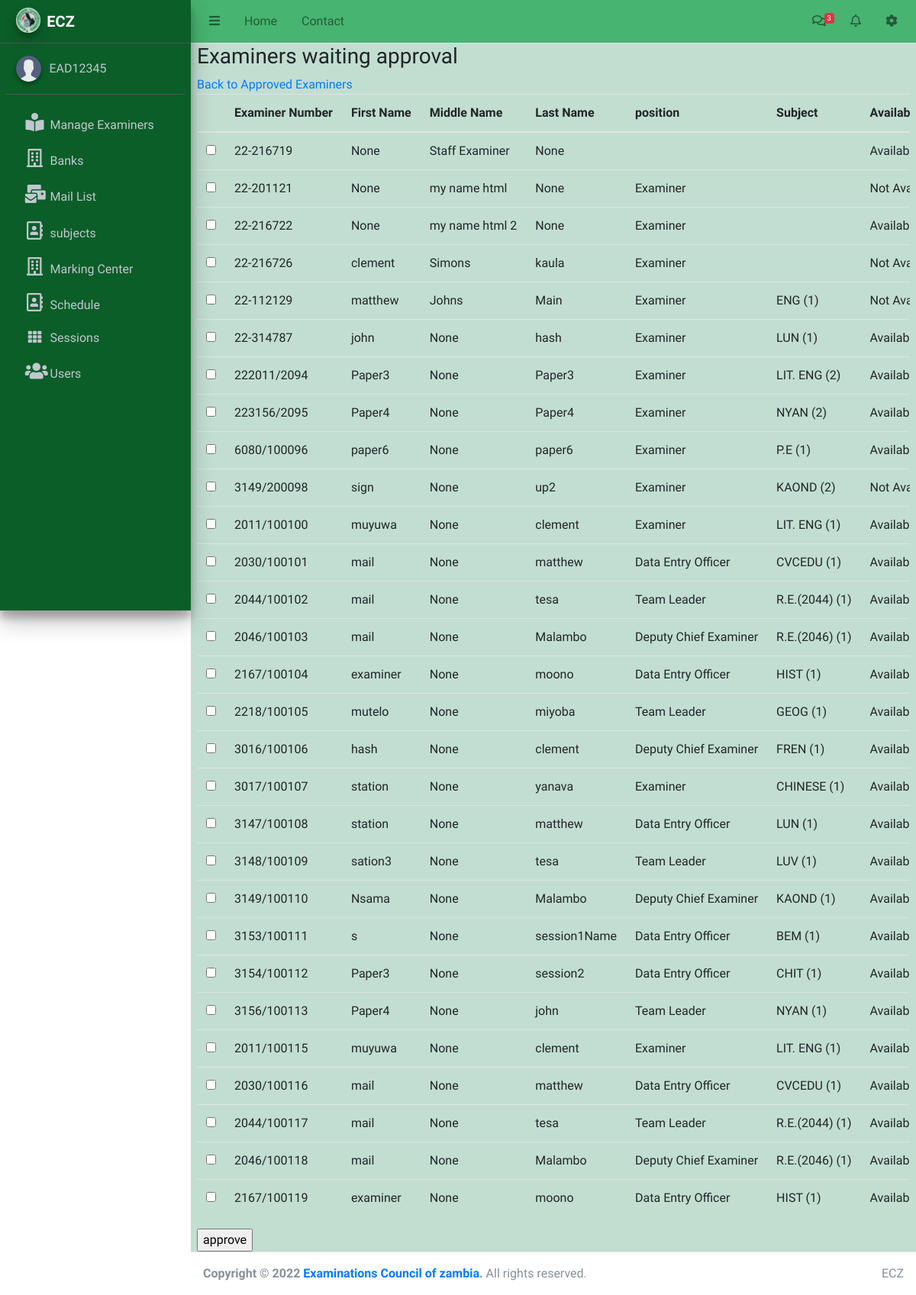
The page /examiner/requests (signed in) on the database as committed earlier.
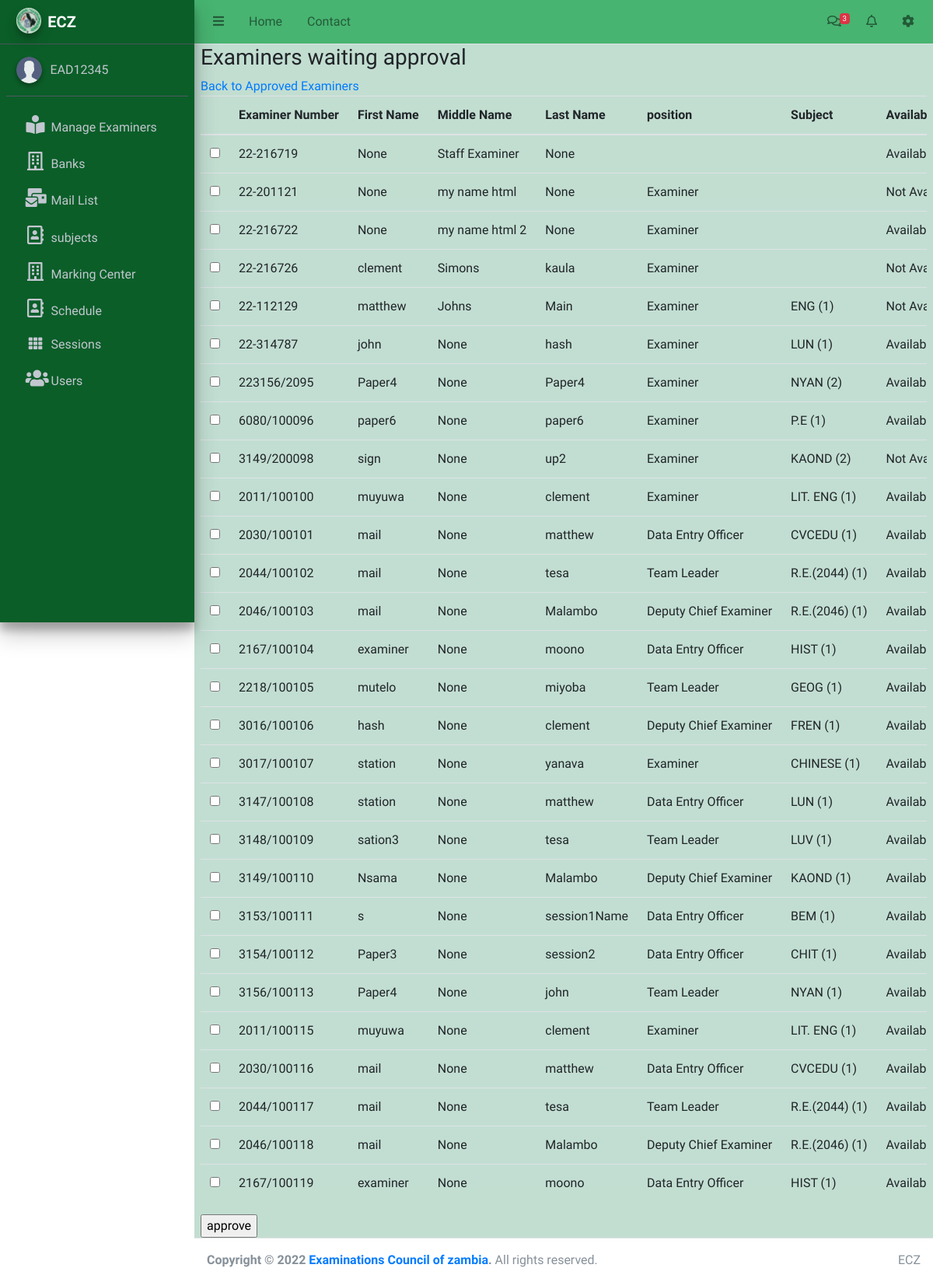
The same page on the database as committed later.
### Examiner/models.py (models this page shows, shortened)
class CustomUser(AbstractUser):
    user_type_data = ((0, "ADMIN"),(1, "EAD"), (2, "FAD"), (3, "Examiner"),(4,"Station-Admin"))
    user_type = models.IntegerField(default=1, choices=user_type_data)
    is_admin=models.BooleanField(default=False)

class Examiner(models.Model):
    user=models.OneToOneField(CustomUser,
        on_delete=models.CASCADE,null=True,blank=True)
    gender_data = ((0,"SELECT GENDER"),(1, "MALE"), (2, "FEMALE"))
    gender = models.IntegerField(default=0, choices=gender_data)
    subject=models.ForeignKey(Subject,to_field="subjectCode",db_column="Subject_Code", on_delete=models.SET_NULL,null=True,blank=True)
    paper=models.ForeignKey(Paper,db_column="Paper_Number", on_delete=models.SET_NULL,null=True)
    position=models.ForeignKey(Position,on_delete=models.SET_NULL,null=True)
    middle_name=models.CharField(max_length=50,null=True,blank=True)
    first_name=models.CharField(max_length=50,null=True)
    last_name=models.CharField(max_length=50,null=True)
    ExaminerCode=models.CharField(max_length=11,unique=True)
    Address=models.CharField(max_length=500,null=True)
    province=models.ForeignKey(Province, on_delete=models.SET_NULL,null=True)
    district=models.ForeignKey(Station,related_name="district", on_delete=models.SET_NULL,blank=True,null=True)#from station
    to_province =models.CharField(max_length=50,choices=regions,null=True,blank=True)
    bank=models.ForeignKey(Bank,on_delete=models.SET_NULL,null=True,blank=True)
    branch=models.ForeignKey(BankBranch,on_delete=models.SET_NULL,null=True,blank=True)
    AccountDetails=models.CharField(max_length=150,null=True)
    NRC=models.CharField(max_length=11,null=True)
    TPIN=models.CharField(max_length=10,null=True)
    cell_Number=models.CharField(max_length=10,null=True)
    email=models.EmailField(null=True,unique=True)
    created_at = models.DateTimeField(auto_now_add=True)
    updated_at = models.DateTimeField(auto_now=True)
    approved=models.BooleanField(default=False)
    availability=models.BooleanField(default=False)
    session=models.ForeignKey(Session,on_delete=models.CASCADE,null=True,blank=True)
    mail_count=models.IntegerField(default=0)
    objects = models.Manager()

class Position(models.Model):
    name=models.CharField(max_length=50,null=True)

class Subject(models.Model):
    subjectCode=models.CharField(max_length=5,unique=True)
    subjectName=models.CharField(max_length=20,null=True)
    subjectDescription=models.CharField(max_length=50,null=True,blank=True)
    datecreated= models.DateField(auto_now=True)
    dateupdated= models.DateField(auto_now=True)

class Paper(models.Model):
    subject=models.ForeignKey(Subject,to_field="subjectCode",on_delete=models.CASCADE)
    paper_number=models.IntegerField(default=0)
    paper_name=models.CharField(max_length=7)
    paper_description=models.CharField(max_length=50)

### Examiner/EADViews.py (the view, shortened to what this page needs)
# urls.py: path('examiner/requests',EADViews.examinerRequests,name='examiner-requests'),
@login_required()
def examinerRequests(request):
    examiners=Examiner.objects.filter(approved=False)
    ead=EAD.objects.get(user=request.user)
    context={
        'examiners':examiners
    }
    return render(request,'Examiner/examinerRequests.html',context)

### Examiner/templates/Examiner/examinerRequests.html (shortened to what this page needs)
{%extends 'index.html' %}
{% load static %}
{%block content%}
<h3>Examiners waiting approval</h3>
<a href="{%url 'examiner-list'%}">Back to Approved Examiners</a>
<div class="table-responsive">
<table class="table table-hover text-nowrap" id="examinersTable">
  <thead>
       <tr>
         <th></th>
           <th>Examiner Number</th>
           <th>First Name</th>
           <th>Middle Name</th>
           <th>Last Name</th>
           <th>position</th>
           <th>Subject</th>
           <th>Availability</th>
       </tr>
    </thead>
    <tbody>
       {%for item in examiners %}
   <tr id="{{item.id}}">
      <td> <input type="checkbox" name="examiner_id[]" value="{{item.id}}" id="approve_examiner">
      </td>
       <td>{{item.ExaminerCode}}</td>
       <td>{{item.first_name}}</td>
       <td>{{item.middle_name}}</td>
       <td>{{item.last_name}}</td>
       <td>{{item.position.name}}</td>
       <td>
        {{item.subject.subjectName}}
        {% if item.paper %}
        ({{item.paper.paper_number}})
        {% endif %}
        </td>
           {% if item.availability %}
            <td>Available</td>
           {% endif %}
           {% if not item.availability %}
           <td>Not Available</td>
           {% endif %}
   </tr>
   {%empty%}
   <h4>no Examiners in list</h4>
       {%endfor%}
</tbody>
   </table>
</div>
   <input type="button" value="approve" id="appove_multiple_btn">
{%endblock content%}

### Examiner/templates/index.html (shortened to what this page needs)
{% extends 'base.html'%}

### Examiner/templates/base.html (shortened to what this page needs)
{%load static%}
<!DOCTYPE html>
<html lang="en">
<head>
  <link rel="stylesheet" href="https://cdn.jsdelivr.net/npm/bootstrap@4.0.0/dist/css/bootstrap.min.css">
  <link rel="stylesheet" href="{% static 'plugins/fontawesome-free/css/all.min.css'%}">
  <link rel="stylesheet" href="https://cdnjs.cloudflare.com/ajax/libs/font-awesome/5.1.0/css/v4-shims.min.css" />
  <link rel="stylesheet" href="{% static "daterangepicker/daterangepicker.css" %}">
  <link rel="stylesheet" href="{% static '/dist/css/adminlte.min.css'%}">
  <link rel="stylesheet" href="{% static '/css/style1.css'%}">
  <link rel="stylesheet" href="{% static '/css/datatables.min.css'%}">
    <link rel="stylesheet" href="{% static "overlayScrollbars/css/OverlayScrollbars.min.css" %}">
</head>
<body class="hold-transition sidebar-mini layout-fixed">
<div class="wrapper">
  {% if request.user.user_type == 1 %}
  {% include 'EAD/nav.html' %}
  {%endif%}
  {% if request.user.user_type == 1 %}
  {% include 'EAD/sidebar.html' %}
  {%endif%}
  <div class="content-wrapper">
    <div class="content">
      {%block content%}
      {%endblock%}
    </div>
  </div>
  <footer class="main-footer">
    <div class="float-right d-none d-sm-inline">
      ECZ
    </div>
    <strong>Copyright &copy; 2022 <a href="#">Examinations Council of zambia</a>.</strong> All rights reserved.
  </footer>
</div>
</body>
</html>

### Examiner/templates/EAD/nav.html (shortened to what this page needs)
{%load static%}
<nav class="main-header navbar navbar-expand navbar-white navbar-light">
    <ul class="navbar-nav">
      <li class="nav-item">
        <a class="nav-link" data-widget="pushmenu" href="#" role="button"><i class="fas fa-bars"></i></a>
      </li>
      <li class="nav-item d-none d-sm-inline-block">
        <a href="{%url 'ead-home'%}" class="nav-link">Home</a>
      </li>
      <li class="nav-item d-none d-sm-inline-block">
        <a href="#" class="nav-link">Contact</a>
      </li>
    </ul>
    <ul class="navbar-nav ml-auto">
      <li class="nav-item dropdown">
        <a class="nav-link" data-toggle="dropdown" href="#">
          <i class="far fa-comments"></i>
          <span class="badge badge-danger navbar-badge">3</span>
        </a>
      </li>
      <li class="nav-item dropdown">
        <a class="nav-link" data-toggle="dropdown" href="#">
          <i class="far fa-bell"></i>
        </a>
      </li>
      <li class="nav-item dropdown">
        <a class="nav-link" data-toggle="dropdown" href="#" aria-expanded="false">
          <i class="fas fa-cog"></i>
        </a>
      </li>
    </ul>
  </nav>

### Examiner/templates/EAD/sidebar.html (shortened to what this page needs)
{% load static%}
<aside class="main-sidebar sidebar-dark-primary  elevation-4">
    <a href="{% url 'ead-home'%}" class="brand-link">
      <img src="{% static '/img/ECZ-Logo2.jpg'%}" alt="AdminLTE Logo" class="brand-image img-circle elevation-3" style="opacity: .8">
      <span class="brand-text font-weight-heavy"><strong>ECZ</strong></span>
    </a>
    <div class="sidebar">
      <div class="user-panel mt-3 pb-3 mb-3 d-flex">
        <div class="image">
          <img src="{% static 'dist/img/user.png'%}" class="img-circle elevation-2" alt="User Image">
        </div>
        <div class="info" id="user">
          <a href="#" class="d-block">{{ request.user.username}}</a>
        </div>
      </div>
      <nav class="sidebar mt-2">
        <ul class="nav nav-pills nav-sidebar flex-column" data-widget="treeview" role="menu" data-accordion="false" id="nav_accordion">
          <li class="nav-item has-submenu">
            <a href="#" class="nav-link">
              <i class='nav-icon fas fa-book-reader' style='font-size:24px'></i>
              <p>
                Manage Examiners
              </p>
            </a>
          </li>
          <li class="nav-item">
            <a href="{%url 'bank-list'%}" class="nav-link">
              <i class='nav-icon far fa-building' style='font-size:24px'></i
              <p>
              Banks
            </a>
          </li>
            <li class="nav-item">
            <a href="{%url 'mail-list'%}" class="nav-link">
              <i class='nav-icon fas fa-mail-bulk' style='font-size:24px'></i>
              <p>
              Mail List
              </p>
            </a>
          </li>
          <li class="nav-item has-submenu">
            <a href="#" class="nav-link">
              <i class='nav-icon far fa-address-book' style='font-size:24px'></i>
              <p>
                subjects
              </p>
            </a>
          </li>
          <li class="nav-item">
            <a href="{%url 'marking-center'%}" class="nav-link">
              <i class='nav-icon far fa-building' style='font-size:24px'></i
              <p>
              Marking Center
            </a>
          </li>
          <li class="nav-item has-submenu">
            <a href="#" class="nav-link">
              <i class='nav-icon far fa-address-book' style='font-size:24px'></i>
              <p>
                Schedule
              </p>
            </a>
          </li>
          <li class="nav-item has-submenu">
            <a href="" class="nav-link">
              <i class="nav-icon fas fa-th"></i>
              <p>
                Sessions
              </p>
            </a>
          </li>
        {% if request.user.is_admin == True %}
        <li class="nav-item has-submenu">
          <a href="" class="nav-link">
            <i class='nav-icon fas fa-users' style='font-size:24px'></i>
            <p>
              Users
            </p>
          </a>
        </li>
        {% endif %}
        </ul>
      </nav>
    </div>
  </aside>

### static/css/style1.css (style rules this page uses)
.main-sidebar { background-color:#0b5e28 }
.main-header { background-color: #47b471; }
.content-wrapper { background-color: #bcdbcde8; }

Rows that differ between the two databases and show on the page:
no longer on this page (row edited): Examiner: ExaminerCode "222011/2094", first_name "Paper3", middle_name "None", last_name "Paper3", position.name "Examiner", subject.subjectName "LIT. ENG", paper.paper_number "2", availability "Available"
